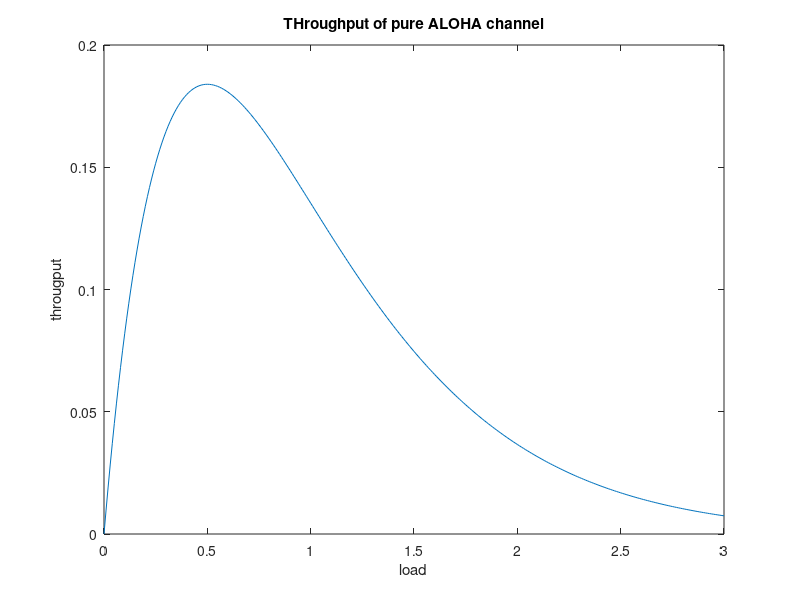

The MATLAB source for this figure:
clc
clear all

G = 0:0.01:3

S= G.*exp(-2*G);

plot (G,S);
title('THroughput of pure ALOHA channel');
xlabel('load');
ylabel('througput');